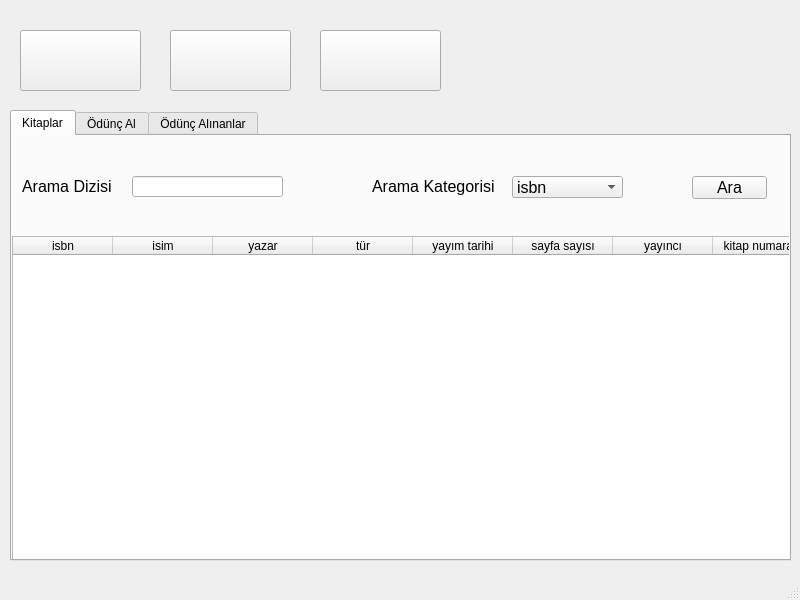
<?xml version="1.0" encoding="UTF-8"?>
<ui version="4.0">
 <class>UserWindow</class>
 <widget class="QMainWindow" name="UserWindow">
  <property name="geometry">
   <rect>
    <x>0</x>
    <y>0</y>
    <width>800</width>
    <height>600</height>
   </rect>
  </property>
  <property name="windowTitle">
   <string>MainWindow</string>
  </property>
  <widget class="QWidget" name="centralwidget">
   <widget class="QPushButton" name="booksTabBtn">
    <property name="geometry">
     <rect>
      <x>20</x>
      <y>30</y>
      <width>121</width>
      <height>61</height>
     </rect>
    </property>
    <property name="text">
     <string/>
    </property>
    <property name="icon">
     <iconset resource="icons.qrc">
      <normaloff>:/Icons/book.png</normaloff>:/Icons/book.png</iconset>
    </property>
    <property name="iconSize">
     <size>
      <width>50</width>
      <height>50</height>
     </size>
    </property>
   </widget>
   <widget class="QPushButton" name="userTabBtn">
    <property name="geometry">
     <rect>
      <x>170</x>
      <y>30</y>
      <width>121</width>
      <height>61</height>
     </rect>
    </property>
    <property name="text">
     <string/>
    </property>
    <property name="icon">
     <iconset resource="icons.qrc">
      <normaloff>:/Icons/user.png</normaloff>:/Icons/user.png</iconset>
    </property>
    <property name="iconSize">
     <size>
      <width>50</width>
      <height>50</height>
     </size>
    </property>
   </widget>
   <widget class="QPushButton" name="settingsTabBtn">
    <property name="geometry">
     <rect>
      <x>320</x>
      <y>30</y>
      <width>121</width>
      <height>61</height>
     </rect>
    </property>
    <property name="text">
     <string/>
    </property>
    <property name="icon">
     <iconset resource="icons.qrc">
      <normaloff>:/Icons/gear.png</normaloff>:/Icons/gear.png</iconset>
    </property>
    <property name="iconSize">
     <size>
      <width>50</width>
      <height>50</height>
     </size>
    </property>
   </widget>
   <widget class="QTabWidget" name="tabWidget">
    <property name="geometry">
     <rect>
      <x>10</x>
      <y>110</y>
      <width>781</width>
      <height>451</height>
     </rect>
    </property>
    <property name="currentIndex">
     <number>0</number>
    </property>
    <widget class="QWidget" name="tab">
     <attribute name="title">
      <string>Kitaplar</string>
     </attribute>
     <widget class="QLineEdit" name="searchTextLE">
      <property name="geometry">
       <rect>
        <x>120</x>
        <y>40</y>
        <width>151</width>
        <height>21</height>
       </rect>
      </property>
      <property name="font">
       <font>
        <pointsize>12</pointsize>
       </font>
      </property>
     </widget>
     <widget class="QTableWidget" name="list_books">
      <property name="geometry">
       <rect>
        <x>0</x>
        <y>100</y>
        <width>781</width>
        <height>391</height>
       </rect>
      </property>
      <column>
       <property name="text">
        <string>isbn</string>
       </property>
      </column>
      <column>
       <property name="text">
        <string>isim</string>
       </property>
      </column>
      <column>
       <property name="text">
        <string>yazar</string>
       </property>
      </column>
      <column>
       <property name="text">
        <string>tür</string>
       </property>
      </column>
      <column>
       <property name="text">
        <string>yayım tarihi</string>
       </property>
      </column>
      <column>
       <property name="text">
        <string>sayfa sayısı</string>
       </property>
      </column>
      <column>
       <property name="text">
        <string>yayıncı</string>
       </property>
      </column>
      <column>
       <property name="text">
        <string>kitap numarası</string>
       </property>
      </column>
     </widget>
     <widget class="QComboBox" name="searchCatCB">
      <property name="geometry">
       <rect>
        <x>500</x>
        <y>40</y>
        <width>111</width>
        <height>22</height>
       </rect>
      </property>
      <property name="font">
       <font>
        <pointsize>12</pointsize>
       </font>
      </property>
      <item>
       <property name="text">
        <string>isbn</string>
       </property>
      </item>
      <item>
       <property name="text">
        <string>isim</string>
       </property>
      </item>
      <item>
       <property name="text">
        <string>yazar</string>
       </property>
      </item>
      <item>
       <property name="text">
        <string>tür</string>
       </property>
      </item>
      <item>
       <property name="text">
        <string>yayım tarihi</string>
       </property>
      </item>
      <item>
       <property name="text">
        <string>sayfa sayısı</string>
       </property>
      </item>
      <item>
       <property name="text">
        <string>yayıncı</string>
       </property>
      </item>
      <item>
       <property name="text">
        <string>kitap numarası</string>
       </property>
      </item>
     </widget>
     <widget class="QLabel" name="label">
      <property name="geometry">
       <rect>
        <x>360</x>
        <y>40</y>
        <width>141</width>
        <height>20</height>
       </rect>
      </property>
      <property name="font">
       <font>
        <pointsize>12</pointsize>
       </font>
      </property>
      <property name="text">
       <string>Arama Kategorisi</string>
      </property>
     </widget>
     <widget class="QPushButton" name="searchBtn">
      <property name="geometry">
       <rect>
        <x>680</x>
        <y>40</y>
        <width>75</width>
        <height>23</height>
       </rect>
      </property>
      <property name="font">
       <font>
        <pointsize>12</pointsize>
       </font>
      </property>
      <property name="text">
       <string>Ara</string>
      </property>
     </widget>
     <widget class="QLabel" name="label_5">
      <property name="geometry">
       <rect>
        <x>10</x>
        <y>40</y>
        <width>141</width>
        <height>20</height>
       </rect>
      </property>
      <property name="font">
       <font>
        <pointsize>12</pointsize>
       </font>
      </property>
      <property name="text">
       <string>Arama Dizisi</string>
      </property>
     </widget>
    </widget>
    <widget class="QWidget" name="Kullanici">
     <attribute name="title">
      <string>Ödünç Al</string>
     </attribute>
     <widget class="QListWidget" name="listWidget">
      <property name="geometry">
       <rect>
        <x>0</x>
        <y>80</y>
        <width>781</width>
        <height>131</height>
       </rect>
      </property>
     </widget>
     <widget class="QLabel" name="label_2">
      <property name="geometry">
       <rect>
        <x>10</x>
        <y>30</y>
        <width>141</width>
        <height>41</height>
       </rect>
      </property>
      <property name="font">
       <font>
        <pointsize>12</pointsize>
       </font>
      </property>
      <property name="text">
       <string>Ödünç Alınacaklar</string>
      </property>
     </widget>
     <widget class="QPushButton" name="borrowBtn">
      <property name="geometry">
       <rect>
        <x>680</x>
        <y>220</y>
        <width>81</width>
        <height>31</height>
       </rect>
      </property>
      <property name="font">
       <font>
        <pointsize>12</pointsize>
       </font>
      </property>
      <property name="text">
       <string>Ödünç Al</string>
      </property>
     </widget>
    </widget>
    <widget class="QWidget" name="tab_2">
     <attribute name="title">
      <string>Ödünç Alınanlar</string>
     </attribute>
     <widget class="QLabel" name="label_3">
      <property name="geometry">
       <rect>
        <x>20</x>
        <y>20</y>
        <width>101</width>
        <height>41</height>
       </rect>
      </property>
      <property name="font">
       <font>
        <pointsize>12</pointsize>
       </font>
      </property>
      <property name="text">
       <string>Ödünçtekiler</string>
      </property>
     </widget>
     <widget class="QListWidget" name="listWidget_2">
      <property name="geometry">
       <rect>
        <x>10</x>
        <y>70</y>
        <width>771</width>
        <height>151</height>
       </rect>
      </property>
     </widget>
     <widget class="QLabel" name="label_4">
      <property name="geometry">
       <rect>
        <x>30</x>
        <y>240</y>
        <width>591</width>
        <height>31</height>
       </rect>
      </property>
      <property name="font">
       <font>
        <pointsize>12</pointsize>
       </font>
      </property>
      <property name="text">
       <string>Ödünçteki kitapları iade etmek için kütüphane görevlisine kitapları verebilirsiniz.</string>
      </property>
     </widget>
    </widget>
   </widget>
  </widget>
  <widget class="QMenuBar" name="menubar">
   <property name="geometry">
    <rect>
     <x>0</x>
     <y>0</y>
     <width>800</width>
     <height>21</height>
    </rect>
   </property>
  </widget>
  <widget class="QStatusBar" name="statusbar"/>
 </widget>
 <resources>
  <include location="icons.qrc"/>
 </resources>
 <connections/>
</ui>
